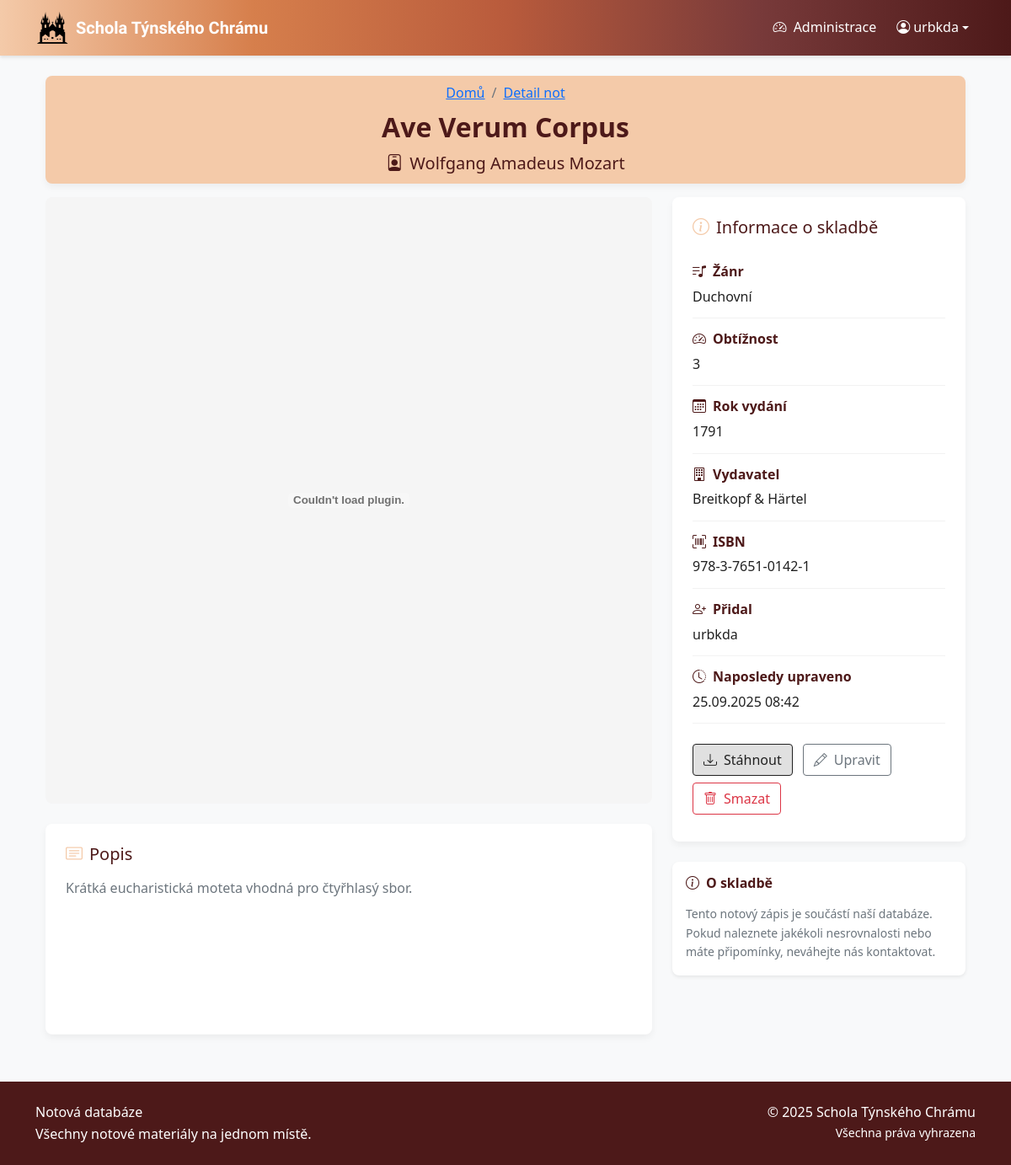
The page /noty/7 (signed in) on the database its author committed.
### sheet_music_app/models.py (models this page shows, shortened)
class Sheet(models.Model):
    RELIGIOUS = "REL"
    CHORAL = "CHO"
    JAZZ = "JAZ"
    POPULAR = "POP"
    CLASSICAL = "CLA"
    SECULAR = "SEC"
    FOLCLORE = "FOL"
    GENRE_CHOICES = [
        (RELIGIOUS, "Duchovní"),
        (CHORAL, "Sborová"),
        (JAZZ, "Jazzová"),
        (POPULAR, "Populární"),
        (CLASSICAL, "Klasická"),
        (SECULAR, "Světská"),
        (FOLCLORE, "Folklórní"),
    ]
    DIFFICULTY_CHOICES = [
        (1, 'Velmi snadná'),
        (2, 'Snadná'),
        (3, 'Střední'),
        (4, 'Obtížná'),
        (5, 'Velmi obtížná'),
    ]
    title = models.CharField(max_length=200)
    composer = models.CharField(max_length=200)
    arranger = models.CharField(max_length=200, blank=True, null=True)
    genre = models.CharField(choices=GENRE_CHOICES, blank=True, null=True)
    difficulty_level = models.CharField(choices=DIFFICULTY_CHOICES, blank=True, null=True, max_length=1)
    publication_year = models.IntegerField(blank=True, null=True)
    publisher = models.CharField(max_length=200, blank=True, null=True)
    isbn = models.CharField(max_length=20, blank=True, null=True)
    description = models.TextField(blank=True, null=True)
    date_created = models.DateTimeField(auto_now_add=True)
    date_modified = models.DateTimeField(auto_now=True)
    created_by = models.ForeignKey('auth.User', on_delete=models.CASCADE)
    modified_by = models.ForeignKey('auth.User', on_delete=models.CASCADE, related_name='modified_sheets')
    sheet_file = models.FileField()
    preview_image = models.ImageField(blank=True, null=True)
    public = models.BooleanField(default=False)

### sheet_music_app/views.py (the view)
# urls.py: path("noty/<int:pk>", views.sheet_profile, name="sheet_profile"),
@login_required(login_url='login')
def sheet_profile(request, pk):
    sheet = get_object_or_404(Sheet, pk=pk)
    return render(request, "sheet_profile.html", {"sheet": sheet})

### sheet_music_app/templatetags/permissions.py (called while the page is built)
@register.filter(name='is_editor')
def is_editor(user):
    if not hasattr(user, 'is_authenticated'):
        return False
    return user.is_authenticated and (user.is_staff or user.is_superuser)

@register.filter(name='is_superuser')
def is_superuser(user):
    if not hasattr(user, 'is_authenticated'):
        return False
    return user.is_authenticated and user.is_superuser

### sheet_music_app/templates/sheet_profile.html (shortened to what this page needs)
{% extends 'base.html' %}
{% load static %}
{% load permissions %}
{% block content %}
<div class="container mb-3">
    <div class="sheet-header">
        <div class="sheet-header-content text-center">
            <nav aria-label="breadcrumb" class="d-flex justify-content-center">
                <ol class="breadcrumb mb-2 mt-2">
                    <li class="breadcrumb-item"><a href="{% url 'home' %}">Domů</a></li>
                    <li class="breadcrumb-item active" aria-current="page"><a href="{% url 'sheet_profile' sheet.id %}">Detail not</a></li>
                </ol>
            </nav>
            <h1 class="fw-bold mb-2">{{ sheet.title }}</h1>
            <p class="lead mb-2">
                <i class="bi bi-person-badge me-2"></i>{{ sheet.composer }}
            </p>
        </div>
    </div>
</div>
<div class="container">
    <div class="row">
        <div class="col-lg-8">
            <div class="sheet-preview-container-large mb-4">
                {% if sheet.sheet_file %}
                    {% if sheet.sheet_file.url|slice:"-4:"|lower == ".pdf" %}
                        <embed src="{{ sheet.sheet_file.url }}#toolbar=0&navpanes=0&scrollbar=0" type="application/pdf" class="w-100" />
                    {% else %}
                        <img src="{{ sheet.sheet_file.url }}" alt="{{ sheet.title }}" class="img-fluid w-100" />
                    {% endif %}
                {% else %}
                    <div class="text-center p-5 bg-light">
                        <i class="bi bi-file-earmark-music display-1 text-muted"></i>
                        <p class="mt-3 text-muted">Náhled není k dispozici</p>
                    </div>
                {% endif %}
            </div>
            <div class="description-box">
                <h3 class="h5 mb-3">
                    <i class="bi bi-card-text me-2 text-primary"></i>Popis
                </h3>
                <div class="text-muted">
                    {% if sheet.description %}
                        {{ sheet.description|linebreaks }}
                    {% else %}
                        <em class="text-secondary">Zatím bez popisu.</em>
                    {% endif %}
                </div>
            </div>
        </div>
        <div class="col-lg-4">
            <div class="sheet-meta mb-4">
                <h3 class="h5 mb-3">
                    <i class="bi bi-info-circle me-2 text-primary"></i>Informace o skladbě
                </h3>
                <div class="meta-item">
                    <div class="meta-label">
                        <i class="bi bi-music-note-list me-2"></i><strong>Žánr</strong>
                    </div>
                    <div class="meta-value">
                        {{ sheet.get_genre_display|default:"Neuvedeno" }}
                    </div>
                </div>
                <div class="meta-item">
                    <div class="meta-label">
                        <i class="bi bi-speedometer2 me-2"></i><strong>Obtížnost</strong>
                    </div>
                    <div class="meta-value">
                        {{ sheet.get_difficulty_level_display|default:"Neuvedeno" }}
                    </div>
                </div>
                {% if sheet.publication_year %}
                <div class="meta-item">
                    <div class="meta-label">
                        <i class="bi bi-calendar3 me-2"></i><strong>Rok vydání</strong>
                    </div>
                    <div class="meta-value">
                        {{ sheet.publication_year }}
                    </div>
                </div>
                {% endif %}
                {% if sheet.publisher %}
                <div class="meta-item">
                    <div class="meta-label">
                        <i class="bi bi-building me-2"></i><strong>Vydavatel</strong>
                    </div>
                    <div class="meta-value">
                        {{ sheet.publisher }}
                    </div>
                </div>
                {% endif %}
                {% if sheet.isbn %}
                <div class="meta-item">
                    <div class="meta-label">
                        <i class="bi bi-upc-scan me-2"></i><strong>ISBN</strong>
                    </div>
                    <div class="meta-value">
                        {{ sheet.isbn }}
                    </div>
                </div>
                {% endif %}
                <div class="meta-item">
                    <div class="meta-label">
                        <i class="bi bi-person-plus me-2"></i><strong>Přidal</strong>
                    </div>
                    <div class="meta-value">
                        {{ sheet.created_by.get_full_name|default:sheet.created_by.username }}
                    </div>
                </div>
                <div class="meta-item">
                    <div class="meta-label">
                        <i class="bi bi-clock-history me-2"></i><strong>Naposledy upraveno</strong>
                    </div>
                    <div class="meta-value">
                        {{ sheet.date_modified|date:"d.m.Y H:i" }}
                    </div>
                </div>
                <div class="mt-2 pt-3 action-buttons">
                    {% if sheet.sheet_file %}
                        <a href="{{ sheet.sheet_file.url }}" class="btn btn-primary mb-2" download>
                            <i class="bi bi-download me-2"></i>Stáhnout
                        </a>
                    {% endif %}
                    {% if user|is_editor or user|is_superuser %}
                        <a href="{% url 'edit_sheet' sheet.id %}" class="btn btn-outline-secondary mb-2">
                            <i class="bi bi-pencil me-2"></i>Upravit
                        </a>
                        <button type="button"
                                class="btn btn-outline-danger mb-2"
                                data-bs-toggle="modal"
                                data-bs-target="#deleteModal">
                            <i class="bi bi-trash me-2"></i>Smazat
                        </button>
                    {% endif %}
                </div>
            </div>
            <div class="card border-0 shadow-sm">
                <div class="card-body">
                    <h5 class="card-title mb-3">
                        <i class="bi bi-info-circle me-2"></i>O skladbě
                    </h5>
                    <p class="card-text text-muted small">
                        Tento notový zápis je součástí naší databáze. Pokud naleznete jakékoli nesrovnalosti nebo máte
                        připomínky, neváhejte nás kontaktovat.
                    </p>
                </div>
            </div>
        </div>
    </div>
</div>
{% endblock %}

### sheet_music_app/templates/base.html (shortened to what this page needs)
<!DOCTYPE html>
{% load static %}
{% load permissions %}
<html lang="cs">
<head>
    <link href="https://cdn.jsdelivr.net/npm/bootstrap@5.0.2/dist/css/bootstrap.min.css" rel="stylesheet">
    <link rel="stylesheet" href="https://cdn.jsdelivr.net/npm/bootstrap-icons@1.9.1/font/bootstrap-icons.css">
    <link href="{% static 'css/style.css' %}" rel="stylesheet">
</head>
<body class="d-flex flex-column min-vh-100">
    <header>
        <nav class="navbar navbar-expand-lg navbar-dark sticky-top">
            <div class="container">
                <a class="navbar-brand d-flex align-items-center" href="{% url 'home' %}">
                    <img src="{% static 'images/tynsky_duch_logo.png' %}" alt="Logo" width="40" height="40" class="d-inline-block align-text-top me-2">
                    <span class="text-black uncial-antiqua-regular">Schola Týnského Chrámu</span>
                </a>
                <div class="navbar-collapse" id="navbarNav">
                    <ul class="navbar-nav">
                        {% if user.is_authenticated %}
                            {% if user|is_superuser %}
                            <li class="nav-item me-2">
                                <a class="nav-link" href="/admin/" target="_blank">
                                    <i class="bi bi-speedometer2 me-1"></i> Administrace
                                </a>
                            </li>
                            {% endif %}
                            <li class="nav-item dropdown">
                                <a class="nav-link dropdown-toggle d-flex align-items-center" href="#" id="userDropdown" role="button" data-bs-toggle="dropdown" aria-expanded="false">
                                    <i class="bi bi-person-circle me-1"></i>
                                    <span>{{ user.get_short_name|default:user.username }}</span>
                                </a>
                            </li>
                        {% endif %}
                    </ul>
                </div>
            </div>
        </nav>
    </header>
    <main class="flex-grow-1 py-4">
        <div class="container">
            {% block content %}
            {% endblock %}
        </div>
    </main>
    <footer class="bg-secondary py-4 mt-auto">
        <div class="container">
            <div class="row">
                <div class="col-md-6 text-center text-white text-md-start">
                    <p class="mb-0">Notová databáze</p>
                    <p class="mb-0">Všechny notové materiály na jednom místě.</p>
                </div>
                <div class="col-md-6 text-center text-md-end mt-3 mt-md-0">
                    <p class="mb-0">&copy; {% now "Y" %} Schola Týnského Chrámu</p>
                    <p class="small mb-0">Všechna práva vyhrazena</p>
                </div>
            </div>
        </div>
    </footer>
</body>
</html>

### sheet_music_app/static/css/style.css (style rules this page uses)
:root { --secondary: #4d1919; --primary-dark: #d67f4c; --primary-light: #eae6d5; --primary: #f4caa9; --secondary-light: #e1b99e; --light: #F5F5F5; --dark: #212121; --gray: #757575; --light-gray: #E0E0E0; --gradient-main: linear-gradient(0.25turn, #4d1919, #783a3a, #b95b3c, #d67f4c, #f4caa9); }
body { font-family: 'Segoe UI', Tahoma, Geneva, Verdana, sans-serif; color: var(--dark); background-color: #f8f9fa; line-height: 1.6; }
h1 { font-weight: 600; font-size: xx-large; color: var(--secondary); }
h3 { font-weight: 600; font-size: large; color: var(--secondary); }
h4, h5, h6 { font-weight: 400; color: var(--secondary); font-size: medium; }
.uncial-antiqua-regular { font-family: "Uncial Antiqua", system-ui; font-weight: 550; font-style: normal; }
.navbar { background: linear-gradient(to left, #4d1919, #783a3a, #b95b3c, #d67f4c, #f4caa9) !important; box-shadow: 0 2px 4px rgba(0,0,0,0.1); }
.navbar-brand, .nav-link { color: white !important; font-weight: 500; }
.btn-primary { background-color: var(--light-gray); border-color: var(--dark); color: var(--dark); font-weight: 500; }
.card { border: none; border-radius: 8px; box-shadow: 0 2px 10px rgba(0,0,0,0.05); transition: transform 0.2s, box-shadow 0.2s; margin-bottom: 1.5rem; }
.card-title { color: var(--secondary); font-weight: 600; margin-bottom: 0.5rem; }
.sheet-preview-container-large { align-items: center; justify-content: center; background-color: var(--light); border-radius: 8px; overflow: hidden; margin-bottom: 1rem; height: 90vh; }
footer { background-color: linear-gradient(0.25turn, #4d1919, #783a3a, #b95b3c, #d67f4c, #f4caa9); color: white; padding: 2rem 0; margin-top: 3rem; }
.text-primary { color: var(--primary) !important; }
.bg-secondary { background-color: var(--secondary) !important; }
.sheet-header { color: var(--secondary); background-color: var(--primary); border-radius: 0.5rem; position: relative; overflow: hidden; box-shadow: 0 0.25rem 0.5rem rgba(0, 0, 0, 0.05); width: 100%; }
.sheet-header-content { position: relative; z-index: 1; color: var(--secondary); }
.sheet-preview-container-large embed { width: 100%; height: 100%; border: none; }
.sheet-meta { background-color: white; border-radius: 0.5rem; padding: 1.5rem; box-shadow: 0 0.25rem 0.5rem rgba(0, 0, 0, 0.05); }
.meta-item { padding: 0.75rem 0; border-bottom: 1px solid rgba(0, 0, 0, 0.05); }
.meta-label { font-weight: 600; color: var(--secondary); margin-bottom: 0.25rem; }
.meta-value { color: var(--dark); }
.description-box { background-color: white; border-radius: 0.5rem; padding: 1.5rem; box-shadow: 0 0.25rem 0.5rem rgba(0, 0, 0, 0.05); margin-bottom: 2rem; min-height: 250px; display: flex; flex-direction: column; }
.description-box .text-muted { overflow-wrap: anywhere; word-break: break-word; }
.description-box .text-muted p:last-child { margin-bottom: 0; }
.action-buttons .btn { margin-right: 0.5rem; margin-bottom: 0.5rem; }

### rows shown on the page
Sheet: title "Ave Verum Corpus", composer "Wolfgang Amadeus Mozart", description "Krátká eucharistická moteta vhodná pro čtyřhlasý sbor.", genre "Duchovní", difficulty_level "3", publication_year "1791", publisher "Breitkopf & Härtel", isbn "978-3-7651-0142-1", created_by.get_full_name "urbkda", date_modified "25.09.2025 08:42"

### other values the page prints
{{ user.get_short_name|default:user.username }} "urbkda"
